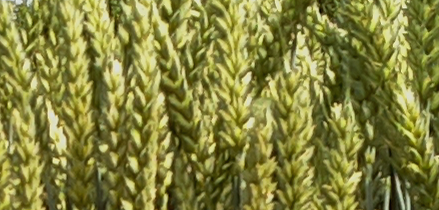
#> input picture Assets/bush.png, 439 x 210 px; the run also reads 1 picture not shown here
$ python template_matching.py   (older library calls are emulated)
#> lines starting #> are read from the running program, lines starting #| are printed output that depends on the picture
from collections import namedtuple
import numpy as np
from scipy import misc
from skimage.color import rgb2gray
from skimage import data
from skimage.feature import match_template

# Way to import from matplotlib without warning according to
# https://github.com/matplotlib/matplotlib/issues/5836#issuecomment-223997114
import warnings;
with warnings.catch_warnings():
    warnings.simplefilter("ignore");
    import matplotlib.pyplot as plt


def get_n_max_indices(X, n):
    '''Returns a 1d numpy array containing indices of n biggest values in x.'''
    indices = np.zeros(n);
    for i in range(0,n):
        indices[i] = np.argmax(X);
        X.flat[int(indices[i])] = -1;
    return indices


def match_templates_1(search_image, template_image, n=0):
    '''
    Calculates the n closest matches of some template image in another image and
    displays a figure illustrating the results.

    Args:
        search_image: image within which to match template.
        template_image: image to be matched.
        n: number of matches to be found. ie. closest n matches.
    '''
    Point = namedtuple('Point', ['x', 'y'])

    # Calculate template matches
    match_result = match_template(search_image, template_image);

    # Get closest n matches
    print(match_result.shape)
    if(n == 0):
        n = int(match_result.shape[1]);
    matched_point_list = []
    max_indices = get_n_max_indices(match_result, n)
    for index in max_indices:
        ij = np.unravel_index(int(index), match_result.shape)
        x, y = ij[::-1]
        point = Point(x,y)
        #print(point)
        matched_point_list.append(point)

    # Display
    fig = plt.figure(figsize=(8, 3))
    plt.gray()
    ax1 = plt.subplot(1, 3, 1)
    ax2 = plt.subplot(1, 3, 2, adjustable='box-forced')
    ax3 = plt.subplot(1, 3, 3, sharex=ax2, sharey=ax2, adjustable='box-forced')

    ax1.imshow(template_image)
    ax1.set_axis_off()
    ax1.set_title('grain template')

    # highlight matched regions
    ax2.imshow(search_image)
    ax2.set_axis_off()
    ax2.set_title('image')
    himage, wimage = template_image.shape
    for point in matched_point_list:
        rect = plt.Rectangle((point.x, point.y), wimage, himage, edgecolor='r', facecolor='none')
        ax2.add_patch(rect)

    # highlight matched regions
    ax3.imshow(match_result)
    ax3.set_axis_off()
    ax3.set_title('`match_template`\nresult')
    ax3.autoscale(False)
    for point in matched_point_list:
        ax3.plot(point.x, point.y, 'o', markeredgecolor='r', markerfacecolor='none', markersize=10)

    plt.show()

# [64 lines left out: function match_templates_2, not called in this run]


search_image = rgb2gray(misc.imread("Assets/bush.png"))
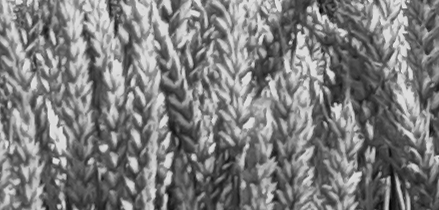
#> search_image: shape (210, 439) float64; min 0.0151, max 0.934, mean 0.492
template_image = rgb2gray(misc.imread("Assets/grain.png"))
match_templates_1(search_image, template_image, 1);
#> in match_templates_1, `match_result = match_template(search_image, template_image);`:
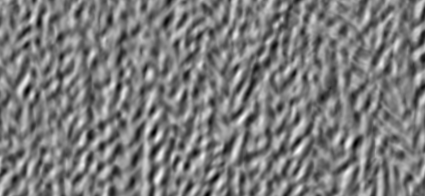
#> match_result: shape (196, 425) float64; min -0.783, max 0.839, mean 0.00587; drawn with min black and max white
#| (196, 425)
#> after the loop in get_n_max_indices, `for i in range(0,n):`:
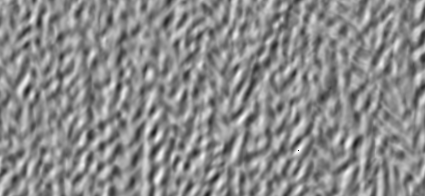
#> X: shape (196, 425) float64; min -1, max 0.837, mean 0.00585; drawn with min black and max white
#> after the loop in get_n_max_indices, `for i in range(0,n):`: indices = [64048]
#> the loop in match_templates_1, `for index in max_indices:` made 1 pass
#> (index, x, y) on pass 1: (64048, 298, 150)
#> after the loop in match_templates_1, `for index in max_indices:`: matched_point_list = [(298, 150)]
#> the loop in match_templates_1, `for point in matched_point_list:` made 1 pass
#> in match_templates_1, `plt.show()`:
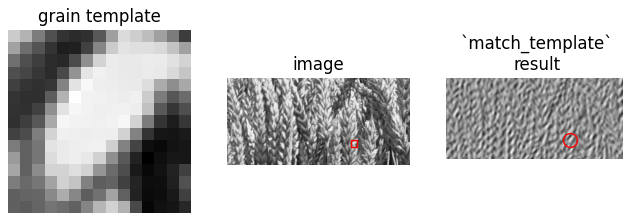
#> figure drawn by matplotlib, 3 panels
